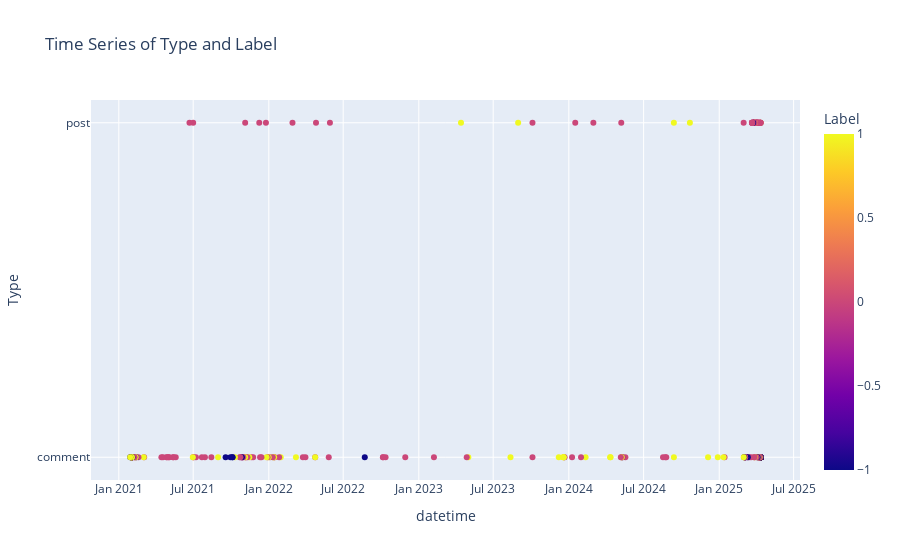

Notebook cell for this chart:
### Markdown cell above
### Time Series distribution of type and label

### Code cell
# 根據datetime繪製type和label的時間序列分佈圖
datetime_df = pd.DataFrame({'datetime' : df.datetime, 'type': df.type, 'label': df.label})
datetime_df = datetime_df.sort_values(by='datetime', ascending=False).reset_index(drop=True)
fig = px.scatter(datetime_df, x='datetime', y='type', color='label', title='Time Series of Type and Label', labels={'type': 'Type', 'label': 'Label'})
fig.show()

### Figure 1 — Plotly figure (JSON) as saved in the notebook; plotly's stock layout.template omitted (floating-point values rounded to 4 significant figures; data arrays with more than 128 entries replaced by an {"elided": "..."} marker saying what was removed)
{"data": [{"hovertemplate": "datetime=%{x}<br>Type=%{y}<br>Label=%{marker.color}<extra></extra>", "legendgroup": "", "marker": {"color": {"elided": "847 float values"}, "coloraxis": "coloraxis", "symbol": "circle"}, "mode": "markers", "name": "", "orientation": "v", "showlegend": false, "type": "scatter", "x": {"elided": "847 str values"}, "xaxis": "x", "y": {"elided": "847 str values"}, "yaxis": "y"}], "layout": {"coloraxis": {"colorbar": {"title": {"text": "Label"}}, "colorscale": [[0, "#0d0887"], [0.1111, "#46039f"], [0.2222, "#7201a8"], [0.3333, "#9c179e"], [0.4444, "#bd3786"], [0.5556, "#d8576b"], [0.6667, "#ed7953"], [0.7778, "#fb9f3a"], [0.8889, "#fdca26"], [1, "#f0f921"]]}, "legend": {"tracegroupgap": 0}, "title": {"text": "Time Series of Type and Label"}, "xaxis": {"anchor": "y", "domain": [0, 1], "title": {"text": "datetime"}}, "yaxis": {"anchor": "x", "domain": [0, 1], "title": {"text": "Type"}}}}
